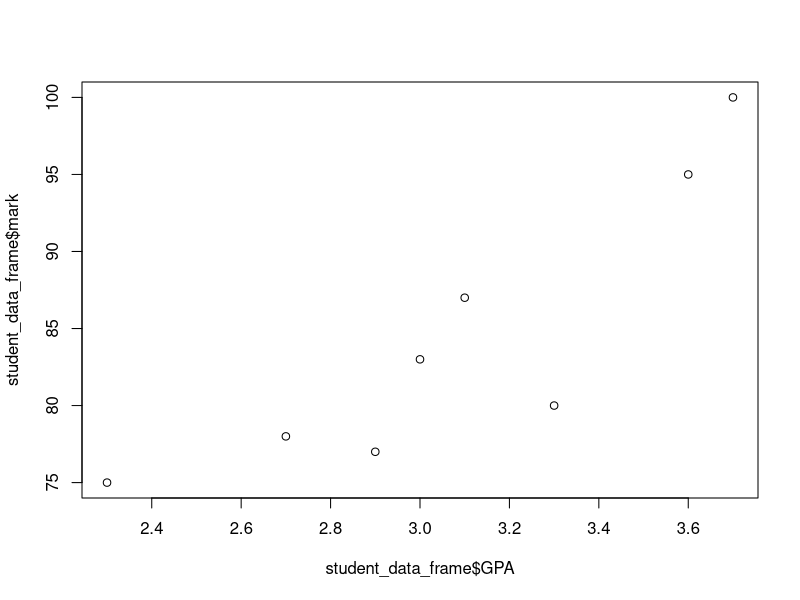
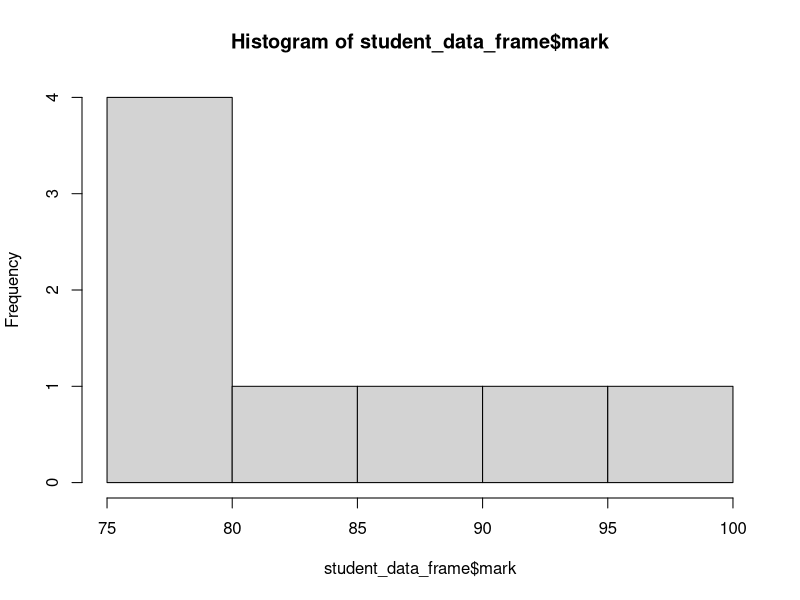

Here is the R script that generated these plots, in order:
#Student Data - ITE224
student_names<-c("Jim","Tony","William","Mary","Melinda","Bill","John","Steve")
student_sex<-c("M","M","M","F","F","M","M","M")
prerequisites_completed<-c(TRUE,TRUE,TRUE,FALSE,TRUE,TRUE,FALSE,TRUE)
student_GPA<-c(3.6,2.3,3.3,3.0,2.9,2.7,3.1,3.7)
current_mark<-c(95,75,80,83,77,78,87,100)

#check variables with print(),length(),and typeof()
print(student_names)
length(student_names)
typeof(student_names)

print(student_sex)
length(student_sex)
typeof(student_sex)

print(prerequisites_completed)
length(prerequisites_completed)
typeof(prerequisites_completed)

print(student_GPA)
length(student_GPA)
typeof(student_GPA)

print(current_mark)
length(current_mark)
typeof(current_mark)

#Create a list to contain all vectors of student data in a single variable
student_data <-list(student_names,student_sex,prerequisites_completed,student_GPA,current_mark)


#Print the list structure
print(student_data)


#Create script code to check if each vector has the same number of data elements and report problems
#Print the length of each vector in the list
string_1<-"The length of vector"
string_2<-"in the list is"
current_element<-1
while(current_element<=length(student_data)){
  current_length<-length(student_data[[current_element]])
  print(sprintf("%s %d %s %s",string_1,current_element,string_2,current_length))
  current_element=current_element+1
}


#Print the element that has incorrect data
#we can create a correct data variable because we know the correct length should be 8
#while loop method
i<- 1
correct_length <- 8
while ( i <= length(student_data)){
 if(length(student_data[[i]]) != correct_length){
   print(sprintf("%s %d","Correct length is",correct_length))
   print(sprintf("%s %d %s %d","Vector",i,"has incorrect length of",length(student_data[[i]])))
   #Print current elements of the vector which has incorrect length
   print(student_data[[i]])
 }  else {
   print(sprintf("%s %d %s","Vector",i,"has a correct length"))
 }
  i = i+1
} 

#For loop method
i<- 1
correct_length <- 8
for(vector in student_data){
  if(length(vector)!=correct_length){
    print(sprintf("%s %d","Correct length is",correct_length))
    print(sprintf("%s %d %s %d","Vector",i,"has incorrect length of",length(student_data[[i]])))
    #Print current elements of the vector which has incorrect length
    print(student_data[[i]])
  } else {
    print(sprintf("%s %d %s","Vector",i,"has a correct length"))
  }
  i = i+1
}


#Use the results to find and fix an error in data
#Adding correct element to vector 5 of the list
student_data[[5]]<-c(95,75,80,83,77,78,87,100)
#Recheck the data
i<- 1
correct_length <- 8
while ( i <= length(student_data)){
  if(length(student_data[[i]]) != correct_length){
    print(sprintf("%s %d","Correct length is",correct_length))
    print(sprintf("%s %d %s %d","Vector",i,"has incorrect length of",length(student_data[[i]])))
    #Print current elements of the vector which has incorrect length
    print(student_data[[i]])
  }  else {
    print(sprintf("%s %d %s","Vector",i,"has a correct length"))
  }
  i = i+1
} 


#Creating Data Frames
student_data_frame = data.frame(
  student = student_names,
  Sex = student_sex,
  prereqs = prerequisites_completed,
  GPA = student_GPA,
  mark = current_mark)

str(student_data_frame)

print(student_data_frame)

#Indexing technique (filtering)
#filter out male students --> give out TRUE and FALSE value
males_only<-student_data_frame$Sex=='M'

#finds out average GPA od female students
L_GPA<-mean(student_data_frame$GPA[student_data_frame$Sex=='F'])

#What is current mark of student "Bill"?
Bill_mark<-student_data_frame$mark[student_data_frame$student=='Bill']
print(paste("The current mark of student Bill is",Bill_mark))

#What is the average mark of the male students?
Average_mark_males<-mean(student_data_frame$mark[student_data_frame$Sex=='M'])
print(paste("The average mark of the male students is",Average_mark_males))


#what is the Lowest mark in the class?
lowest_mark<-min(student_data_frame$mark)
print(paste("The lowest mark in class is",lowest_mark))

#What percentage of students have completed the course pre-requisites?
complete_req<-(student_data_frame$prereqs[student_data_frame$prereqs==TRUE])
complete_req_numbers<-length(complete_req)
complete_req_percent<-(complete_req_numbers/8)*100
#2nd way
complete_req_percent2<-sum((student_data_frame$prereqs==TRUE)/length(student_data_frame$prereqs))*100
print(paste("The percentage of student who have completed the course pre-requisites is",complete_req_percent2,"%"))

#Compare average class GPA to the average class mark
average_GPA<-mean(student_data_frame$GPA)
average_mark<-mean(student_data_frame$mark)
print(paste("Average GPA is",average_GPA,"and the Average mark is",average_mark))
if(average_GPA>3 && average_mark>80){
  print("The class is easy for students.")
}else {
  print("The class is too hard for students.")
}

#scatter plot in R
#Finding correlation between student GPA and mark
plot(student_data_frame$GPA,student_data_frame$mark)

#Histogram in R
#look at general distribution of the population of current marks
hist(student_data_frame$mark)
